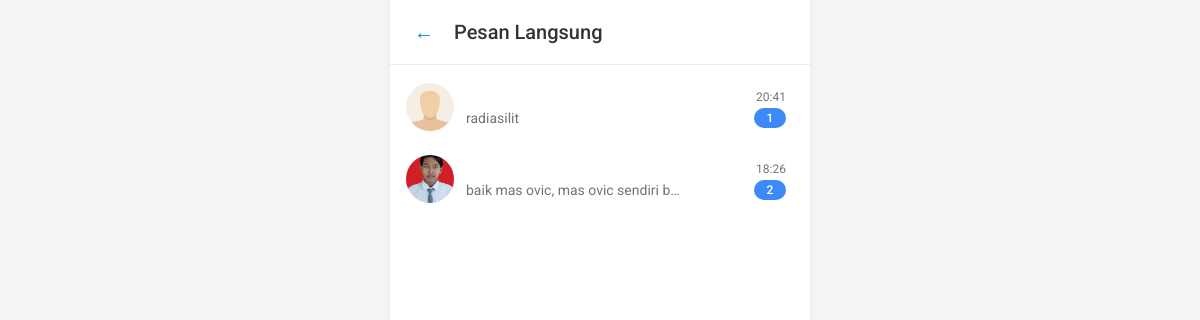
Page /messages.php (signed in) on the earlier database version.
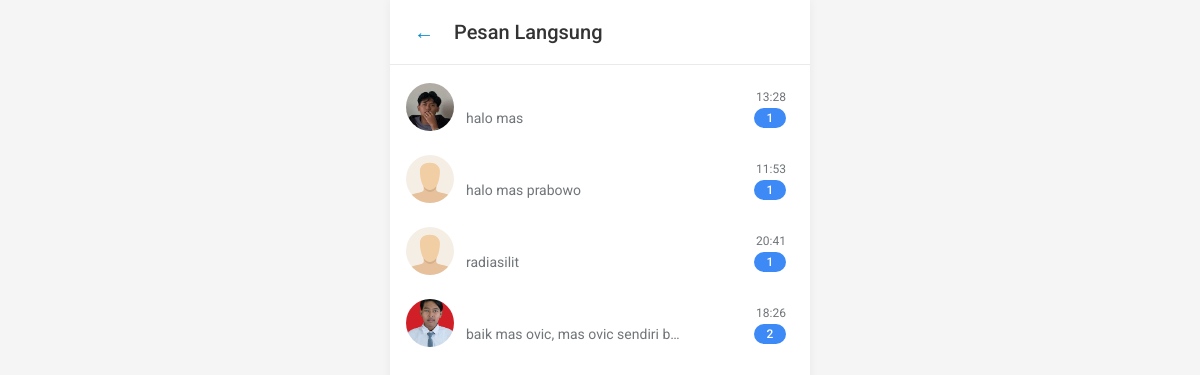
Same page on the later database version.
### tables this page shows
CREATE TABLE `users` (
  `id` int(11) NOT NULL,
  `name` varchar(100) NOT NULL,
  `username` varchar(50) NOT NULL,
  `email` varchar(100) NOT NULL,
  `photo` varchar(255) DEFAULT NULL,
  `password` varchar(255) NOT NULL,
  `full_name` varchar(100) DEFAULT NULL,
  `profile_picture` varchar(255) DEFAULT NULL,
  `bio` text DEFAULT NULL,
  `created_at` datetime DEFAULT current_timestamp(),
  `birthdate` date DEFAULT NULL,
  `work` varchar(255) DEFAULT NULL,
  `address` varchar(255) DEFAULT NULL,
  `last_active` datetime DEFAULT current_timestamp()
);

### messages.php (the view, shortened to what this page needs)
<?php
require_once 'config.php';
$my_id = $_SESSION['user']['id'];
$query = "
    SELECT u.id, u.full_name, u.username, u.photo,
           (SELECT message FROM messages
            WHERE (sender_id = u.id AND receiver_id = :me)
               OR (sender_id = :me AND receiver_id = u.id)
            ORDER BY created_at DESC LIMIT 1) AS last_message,
           (SELECT created_at FROM messages
            WHERE (sender_id = u.id AND receiver_id = :me)
               OR (sender_id = :me AND receiver_id = u.id)
            ORDER BY created_at DESC LIMIT 1) AS last_time,
           (SELECT COUNT(*) FROM messages
            WHERE sender_id = u.id AND receiver_id = :me AND is_read = 0) AS unread_count
    FROM users u
    WHERE u.id IN (
        SELECT f1.follower_id
        FROM followers f1
        JOIN followers f2 ON f1.follower_id = f2.user_id
        WHERE f1.user_id = :me AND f2.follower_id = :me
    )
    ORDER BY last_time DESC
";
$stmt = $db->prepare($query);
$stmt->execute(['me' => $my_id]);
$friends = $stmt->fetchAll(PDO::FETCH_ASSOC);
?>
<!DOCTYPE html>
<html lang="id">
<head>
</head>
<body>
<div class="container">
  <div class="header" style="display: flex; align-items: center; gap: 12px;">
  <a href="timeline.php" class="back-btn">←</a>
  <h2>Pesan Langsung</h2>
</div>
  <div class="chat-list">
    <?php if (count($friends) > 0): ?>
      <?php foreach ($friends as $friend):
        $img = (!empty($friend['photo']) && file_exists("img/uploads/" . $friend['photo']))
            ? "img/uploads/" . $friend['photo']
            : "img/default.svg";
        $last = $friend['last_message'] ?? 'Belum ada pesan';
        $time = $friend['last_time'] ? date('H:i', strtotime($friend['last_time'])) : '';
        $unread = $friend['unread_count'] ?? 0;
      ?>
      <div class="chat-card" onclick="window.location.href='chat.php?user_id=<?= $friend['id'] ?>&mark_as_read=1'">
        <div class="avatar-container">
          <img src="<?= htmlspecialchars($img) ?>" alt="Foto Profil" class="avatar">
          <a href="profilevisit.php?id=<?= $friend['id'] ?>" class="profile-link"></a>
        </div>
        <div class="chat-content">
          <div class="chat-header">
            <div class="chat-time"><?= $time ?></div>
          </div>
          <div class="chat-preview">
            <div class="chat-message">
              <?= htmlspecialchars($last) ?>
            </div>
            <?php if ($unread > 0): ?>
              <div class="unread-badge"><?= $unread ?></div>
            <?php endif; ?>
          </div>
        </div>
      </div>
      <?php endforeach; ?>
    <?php endif; ?>
  </div>
</div>
</body>
</html>

Differences in the rows shown:
now on this page (row edited): users: photo (picture), time "13:28", last "halo mas", unread "1"
added users: photo (placeholder picture), time "11:53", last "halo mas prabowo", unread "1"
